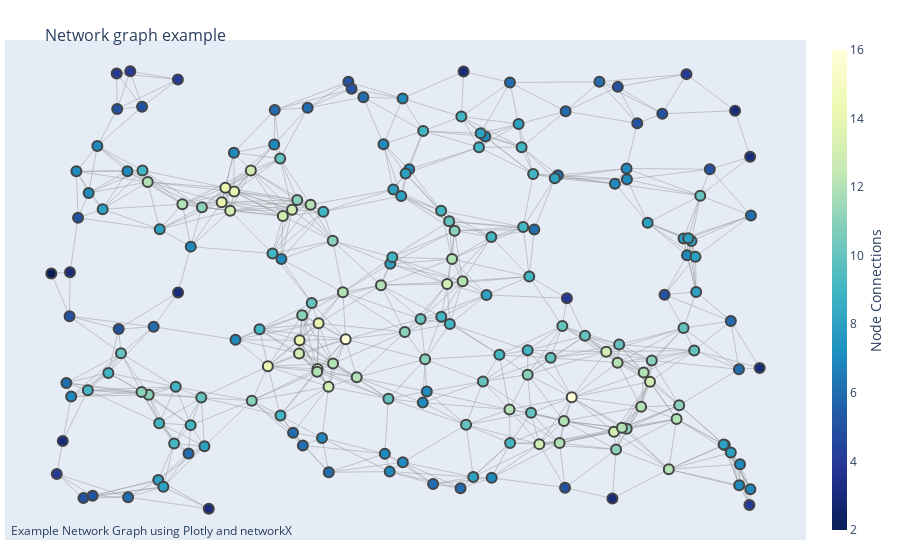

Notebook cell for this chart:
### Code cell
import plotly.graph_objects as go

import networkx as nx

G = nx.random_geometric_graph(200,0.125)

#Create edges for graph
#Edges as disconnected lines in single trace (collection of data and specifications of which we want plotted)
#Nodes as scatter trace

edge_x = []
edge_y = []
for edge in G.edges():
    x0,y0 = G.nodes[edge[0]]['pos']
    x1,y1 = G.nodes[edge[1]]['pos']
    edge_x.append(x0)
    edge_x.append(x1)
    edge_x.append(None)
    edge_y.append(y0)
    edge_y.append(y1)
    edge_y.append(None)
    
edge_trace = go.Scatter(
  x=edge_x,y=edge_y,
  line=dict(width=0.5,color='#999'),
  hoverinfo='none',
  mode='lines')
  
node_x = []
node_y = []
for node in G.nodes():
    x,y = G.nodes[node]['pos']
    node_x.append(x)
    node_y.append(y)
    
node_trace = go.Scatter(
      x=node_x,y=node_y,
      mode = 'markers',
      hoverinfo = 'text',
      marker = dict(
            showscale = True,
            colorscale= 'YlGnBu',
            reversescale= True,
            color = [],
            size =10,
            colorbar=dict(
            thickness = 15,
            title = 'Node Connections',
            xanchor = 'left',
            titleside= 'right'
            ),
            line_width = 2))
            
#Could colour nodes by quantity of connections between

node_adjacencies = []
node_text= []
for node, adjacencies in enumerate(G.adjacency()):
    node_adjacencies.append(len(adjacencies[1]))
    node_text.append('# of connections ' + str(len(adjacencies[1])))
    
node_trace.marker.color = node_adjacencies
node_trace.text = node_text

#Create  the graph

fig = go.Figure(data = [edge_trace, node_trace],
              layout = go.Layout(
              title='<br>Network graph example',
              titlefont_size= 16,
              showlegend = False,
              hovermode = 'closest',
              margin = dict(b=20,l=5,r=5,t=40),
              annotations=[dict(text = "Example Network Graph using Plotly and networkX",
              showarrow = False,
              xref="paper",yref="paper",
              x=0.005,y=-0.002)],
              xaxis=dict(showgrid=False,zeroline=False,showticklabels=False),
              yaxis=dict(showgrid=False,zeroline=False,showticklabels=False))
              )
              
fig.show()

### Figure 1 — Plotly figure (JSON) as saved in the notebook; plotly's stock layout.template omitted (floating-point values rounded to 4 significant figures; data arrays with more than 128 entries replaced by an {"elided": "..."} marker saying what was removed)
{"data": [{"hoverinfo": "none", "line": {"color": "#999", "width": 0.5}, "mode": "lines", "type": "scatter", "x": {"elided": "2553 float values"}, "y": {"elided": "2553 float values"}}, {"hoverinfo": "text", "marker": {"color": {"elided": "200 int values"}, "colorbar": {"thickness": 15, "title": {"side": "right", "text": "Node Connections"}, "xanchor": "left"}, "colorscale": [[0, "rgb(255,255,217)"], [0.125, "rgb(237,248,177)"], [0.25, "rgb(199,233,180)"], [0.375, "rgb(127,205,187)"], [0.5, "rgb(65,182,196)"], [0.625, "rgb(29,145,192)"], [0.75, "rgb(34,94,168)"], [0.875, "rgb(37,52,148)"], [1, "rgb(8,29,88)"]], "line": {"width": 2}, "reversescale": true, "showscale": true, "size": 10}, "mode": "markers", "text": {"elided": "200 str values"}, "type": "scatter", "x": {"elided": "200 float values"}, "y": {"elided": "200 float values"}}], "layout": {"annotations": [{"showarrow": false, "text": "Example Network Graph using Plotly and networkX", "x": 0.005, "xref": "paper", "y": -0.002, "yref": "paper"}], "hovermode": "closest", "margin": {"b": 20, "l": 5, "r": 5, "t": 40}, "showlegend": false, "title": {"font": {"size": 16}, "text": "<br>Network graph example"}, "xaxis": {"showgrid": false, "showticklabels": false, "zeroline": false}, "yaxis": {"showgrid": false, "showticklabels": false, "zeroline": false}}}
